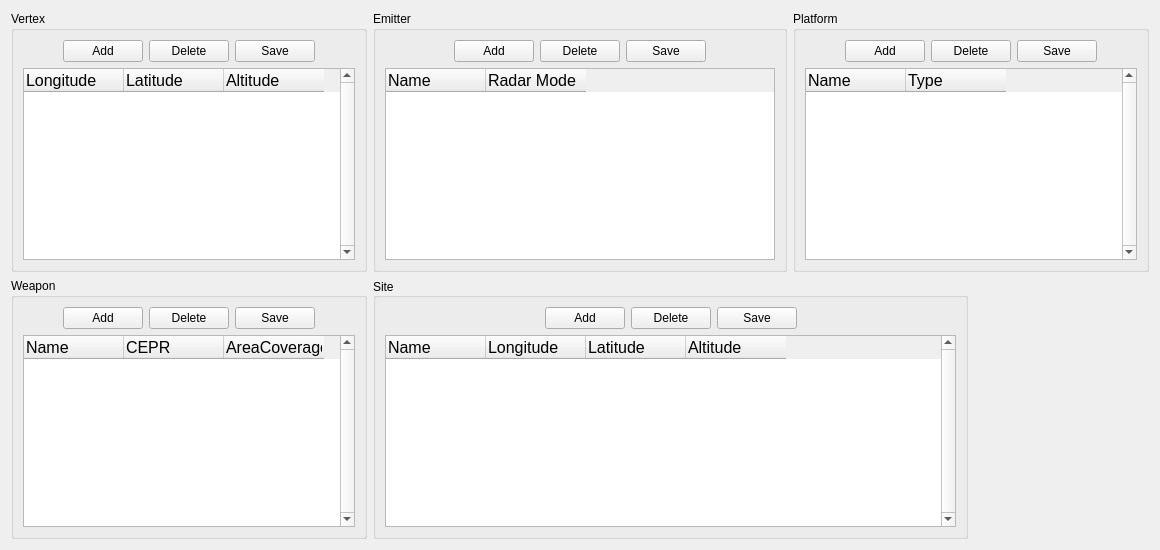
        <widget class="QWidget" name="tab">
         <property name="layoutDirection">
          <enum>Qt::LeftToRight</enum>
         </property>
         <property name="autoFillBackground">
          <bool>true</bool>
         </property>
         <attribute name="title">
          <string>Scenario</string>
         </attribute>
         <layout class="QVBoxLayout" name="verticalLayout_14">
          <item>
           <layout class="QGridLayout" name="gridLayout">
            <item row="1" column="0">
             <widget class="QGroupBox" name="groupBox_7">
              <property name="title">
               <string>Weapon</string>
              </property>
              <layout class="QVBoxLayout" name="verticalLayout_8">
               <item>
                <layout class="QVBoxLayout" name="verticalLayout_5">
                 <item>
                  <layout class="QHBoxLayout" name="horizontalLayout">
                   <item>
                    <spacer name="horizontalSpacer_3">
                     <property name="orientation">
                      <enum>Qt::Horizontal</enum>
                     </property>
                     <property name="sizeHint" stdset="0">
                      <size>
                       <width>40</width>
                       <height>20</height>
                      </size>
                     </property>
                    </spacer>
                   </item>
                   <item>
                    <widget class="QPushButton" name="pushButton_WaddRow">
                     <property name="text">
                      <string>Add</string>
                     </property>
                    </widget>
                   </item>
                   <item>
                    <widget class="QPushButton" name="pushButton_WdelRow">
                     <property name="text">
                      <string>Delete</string>
                     </property>
                    </widget>
                   </item>
                   <item>
                    <widget class="QPushButton" name="pushButton_Wsave">
                     <property name="text">
                      <string>Save</string>
                     </property>
                    </widget>
                   </item>
                   <item>
                    <spacer name="horizontalSpacer_4">
                     <property name="orientation">
                      <enum>Qt::Horizontal</enum>
                     </property>
                     <property name="sizeHint" stdset="0">
                      <size>
                       <width>40</width>
                       <height>20</height>
                      </size>
                     </property>
                    </spacer>
                   </item>
                  </layout>
                 </item>
                 <item>
                  <widget class="QTableWidget" name="tableWidget_Weapon">
                   <property name="font">
                    <font>
                     <family>Arial</family>
                     <pointsize>12</pointsize>
                    </font>
                   </property>
                   <property name="layoutDirection">
                    <enum>Qt::LeftToRight</enum>
                   </property>
                   <property name="lineWidth">
                    <number>0</number>
                   </property>
                   <property name="verticalScrollBarPolicy">
                    <enum>Qt::ScrollBarAlwaysOn</enum>
                   </property>
                   <property name="horizontalScrollBarPolicy">
                    <enum>Qt::ScrollBarAsNeeded</enum>
                   </property>
                   <property name="dragEnabled">
                    <bool>true</bool>
                   </property>
                   <property name="selectionBehavior">
                    <enum>QAbstractItemView::SelectItems</enum>
                   </property>
                   <property name="textElideMode">
                    <enum>Qt::ElideMiddle</enum>
                   </property>
                   <attribute name="horizontalHeaderCascadingSectionResizes">
                    <bool>false</bool>
                   </attribute>
                   <column>
                    <property name="text">
                     <string>Name</string>
                    </property>
                    <property name="textAlignment">
                     <set>AlignJustify|AlignVCenter</set>
                    </property>
                   </column>
                   <column>
                    <property name="text">
                     <string>CEPR</string>
                    </property>
                    <property name="textAlignment">
                     <set>AlignJustify|AlignVCenter</set>
                    </property>
                   </column>
                   <column>
                    <property name="text">
                     <string>AreaCoverage</string>
                    </property>
                    <property name="textAlignment">
                     <set>AlignJustify|AlignVCenter</set>
                    </property>
                   </column>
                  </widget>
                 </item>
                </layout>
               </item>
              </layout>
             </widget>
            </item>
            <item row="1" column="1" colspan="2">
             <widget class="QGroupBox" name="groupBox_4">
              <property name="sizePolicy">
               <sizepolicy hsizetype="Expanding" vsizetype="Expanding">
                <horstretch>0</horstretch>
                <verstretch>0</verstretch>
               </sizepolicy>
              </property>
              <property name="minimumSize">
               <size>
                <width>420</width>
                <height>0</height>
               </size>
              </property>
              <property name="baseSize">
               <size>
                <width>400</width>
                <height>0</height>
               </size>
              </property>
              <property name="title">
               <string>Site</string>
              </property>
              <property name="alignment">
               <set>Qt::AlignLeading|Qt::AlignLeft|Qt::AlignVCenter</set>
              </property>
              <layout class="QVBoxLayout" name="verticalLayout_7">
               <item>
                <layout class="QVBoxLayout" name="verticalLayout_6">
                 <item>
                  <layout class="QHBoxLayout" name="horizontalLayout_2">
                   <item>
                    <spacer name="horizontalSpacer_5">
                     <property name="orientation">
                      <enum>Qt::Horizontal</enum>
                     </property>
                     <property name="sizeHint" stdset="0">
                      <size>
                       <width>40</width>
                       <height>20</height>
                      </size>
                     </property>
                    </spacer>
                   </item>
                   <item>
                    <widget class="QPushButton" name="pushButton_SaddRow">
                     <property name="text">
                      <string>Add</string>
                     </property>
                    </widget>
                   </item>
                   <item>
                    <widget class="QPushButton" name="pushButton_SdelRow">
                     <property name="text">
                      <string>Delete</string>
                     </property>
                    </widget>
                   </item>
                   <item>
                    <widget class="QPushButton" name="pushButton_Ssave">
                     <property name="text">
                      <string>Save</string>
                     </property>
                    </widget>
                   </item>
                   <item>
                    <spacer name="horizontalSpacer_6">
                     <property name="orientation">
                      <enum>Qt::Horizontal</enum>
                     </property>
                     <property name="sizeHint" stdset="0">
                      <size>
                       <width>40</width>
                       <height>20</height>
                      </size>
                     </property>
                    </spacer>
                   </item>
                  </layout>
                 </item>
                 <item>
                  <widget class="QTableWidget" name="tableWidget_Site">
                   <property name="font">
                    <font>
                     <family>Arial</family>
                     <pointsize>12</pointsize>
                    </font>
                   </property>
                   <property name="layoutDirection">
                    <enum>Qt::LeftToRight</enum>
                   </property>
                   <property name="lineWidth">
                    <number>0</number>
                   </property>
                   <property name="verticalScrollBarPolicy">
                    <enum>Qt::ScrollBarAlwaysOn</enum>
                   </property>
                   <property name="horizontalScrollBarPolicy">
                    <enum>Qt::ScrollBarAsNeeded</enum>
                   </property>
                   <property name="dragEnabled">
                    <bool>true</bool>
                   </property>
                   <property name="selectionBehavior">
                    <enum>QAbstractItemView::SelectItems</enum>
                   </property>
                   <property name="textElideMode">
                    <enum>Qt::ElideMiddle</enum>
                   </property>
                   <attribute name="horizontalHeaderCascadingSectionResizes">
                    <bool>false</bool>
                   </attribute>
                   <column>
                    <property name="text">
                     <string>Name</string>
                    </property>
                    <property name="textAlignment">
                     <set>AlignJustify|AlignVCenter</set>
                    </property>
                   </column>
                   <column>
                    <property name="text">
                     <string>Longitude</string>
                    </property>
                    <property name="textAlignment">
                     <set>AlignJustify|AlignVCenter</set>
                    </property>
                   </column>
                   <column>
                    <property name="text">
                     <string>Latitude</string>
                    </property>
                    <property name="textAlignment">
                     <set>AlignJustify|AlignVCenter</set>
                    </property>
                   </column>
                   <column>
                    <property name="text">
                     <string>Altitude</string>
                    </property>
                    <property name="textAlignment">
                     <set>AlignJustify|AlignVCenter</set>
                    </property>
                   </column>
                  </widget>
                 </item>
                </layout>
               </item>
              </layout>
             </widget>
            </item>
            <item row="0" column="2" colspan="2">
             <widget class="QGroupBox" name="groupBox_2">
              <property name="title">
               <string>Platform</string>
              </property>
              <layout class="QVBoxLayout" name="verticalLayout_10">
               <item>
                <layout class="QVBoxLayout" name="verticalLayout_4">
                 <item>
                  <layout class="QHBoxLayout" name="horizontalLayout_5">
                   <item>
                    <spacer name="horizontalSpacer_11">
                     <property name="orientation">
                      <enum>Qt::Horizontal</enum>
                     </property>
                     <property name="sizeHint" stdset="0">
                      <size>
                       <width>40</width>
                       <height>20</height>
                      </size>
                     </property>
                    </spacer>
                   </item>
                   <item>
                    <widget class="QPushButton" name="pushButton_PaddRow">
                     <property name="text">
                      <string>Add</string>
                     </property>
                    </widget>
                   </item>
                   <item>
                    <widget class="QPushButton" name="pushButton_PdelRow">
                     <property name="text">
                      <string>Delete</string>
                     </property>
                    </widget>
                   </item>
                   <item>
                    <widget class="QPushButton" name="pushButton_Psave">
                     <property name="text">
                      <string>Save</string>
                     </property>
                    </widget>
                   </item>
                   <item>
                    <spacer name="horizontalSpacer_12">
                     <property name="orientation">
                      <enum>Qt::Horizontal</enum>
                     </property>
                     <property name="sizeHint" stdset="0">
                      <size>
                       <width>40</width>
                       <height>20</height>
                      </size>
                     </property>
                    </spacer>
                   </item>
                  </layout>
                 </item>
                 <item>
                  <widget class="QTableWidget" name="tableWidget_Platform">
                   <property name="font">
                    <font>
                     <family>Arial</family>
                     <pointsize>12</pointsize>
                    </font>
                   </property>
                   <property name="layoutDirection">
                    <enum>Qt::LeftToRight</enum>
                   </property>
                   <property name="lineWidth">
                    <number>0</number>
                   </property>
                   <property name="verticalScrollBarPolicy">
                    <enum>Qt::ScrollBarAlwaysOn</enum>
                   </property>
                   <property name="horizontalScrollBarPolicy">
                    <enum>Qt::ScrollBarAsNeeded</enum>
                   </property>
                   <property name="dragEnabled">
                    <bool>true</bool>
                   </property>
                   <property name="selectionBehavior">
                    <enum>QAbstractItemView::SelectItems</enum>
                   </property>
                   <property name="textElideMode">
                    <enum>Qt::ElideMiddle</enum>
                   </property>
                   <attribute name="horizontalHeaderCascadingSectionResizes">
                    <bool>false</bool>
                   </attribute>
                   <column>
                    <property name="text">
                     <string>Name</string>
                    </property>
                    <property name="textAlignment">
                     <set>AlignJustify|AlignVCenter</set>
                    </property>
                   </column>
                   <column>
                    <property name="text">
                     <string>Type</string>
                    </property>
                    <property name="textAlignment">
                     <set>AlignJustify|AlignVCenter</set>
                    </property>
                   </column>
                  </widget>
                 </item>
                </layout>
               </item>
              </layout>
             </widget>
            </item>
            <item row="0" column="0">
             <widget class="QGroupBox" name="groupBox">
              <property name="title">
               <string>Vertex</string>
              </property>
              <layout class="QVBoxLayout" name="verticalLayout_9">
               <item>
                <layout class="QVBoxLayout" name="verticalLayout_2">
                 <item>
                  <layout class="QHBoxLayout" name="horizontalLayout_3">
                   <item>
                    <spacer name="horizontalSpacer_7">
                     <property name="orientation">
                      <enum>Qt::Horizontal</enum>
                     </property>
                     <property name="sizeHint" stdset="0">
                      <size>
                       <width>40</width>
                       <height>20</height>
                      </size>
                     </property>
                    </spacer>
                   </item>
                   <item>
                    <widget class="QPushButton" name="pushButton_VaddRow">
                     <property name="text">
                      <string>Add</string>
                     </property>
                    </widget>
                   </item>
                   <item>
                    <widget class="QPushButton" name="pushButton_VdelRow">
                     <property name="text">
                      <string>Delete</string>
                     </property>
                    </widget>
                   </item>
                   <item>
                    <widget class="QPushButton" name="pushButton_Vsave">
                     <property name="text">
                      <string>Save</string>
                     </property>
                    </widget>
                   </item>
                   <item>
                    <spacer name="horizontalSpacer_8">
                     <property name="orientation">
                      <enum>Qt::Horizontal</enum>
                     </property>
                     <property name="sizeHint" stdset="0">
                      <size>
                       <width>40</width>
                       <height>20</height>
                      </size>
                     </property>
                    </spacer>
                   </item>
                  </layout>
                 </item>
                 <item>
                  <widget class="QTableWidget" name="tableWidget_Vertex">
                   <property name="font">
                    <font>
                     <family>Arial</family>
                     <pointsize>12</pointsize>
                    </font>
                   </property>
                   <property name="layoutDirection">
                    <enum>Qt::LeftToRight</enum>
                   </property>
                   <property name="autoFillBackground">
                    <bool>false</bool>
                   </property>
                   <property name="lineWidth">
                    <number>0</number>
                   </property>
                   <property name="verticalScrollBarPolicy">
                    <enum>Qt::ScrollBarAlwaysOn</enum>
                   </property>
                   <property name="horizontalScrollBarPolicy">
                    <enum>Qt::ScrollBarAsNeeded</enum>
                   </property>
                   <property name="dragEnabled">
                    <bool>true</bool>
                   </property>
                   <property name="selectionBehavior">
                    <enum>QAbstractItemView::SelectItems</enum>
                   </property>
                   <property name="textElideMode">
                    <enum>Qt::ElideMiddle</enum>
                   </property>
                   <attribute name="horizontalHeaderCascadingSectionResizes">
                    <bool>false</bool>
                   </attribute>
                   <column>
                    <property name="text">
                     <string>Longitude</string>
                    </property>
                    <property name="textAlignment">
                     <set>AlignJustify|AlignVCenter</set>
                    </property>
                   </column>
                   <column>
                    <property name="text">
                     <string>Latitude</string>
                    </property>
                    <property name="textAlignment">
                     <set>AlignJustify|AlignVCenter</set>
                    </property>
                   </column>
                   <column>
                    <property name="text">
                     <string>Altitude</string>
                    </property>
                    <property name="textAlignment">
                     <set>AlignJustify|AlignVCenter</set>
                    </property>
                   </column>
                  </widget>
                 </item>
                </layout>
               </item>
              </layout>
             </widget>
            </item>
            <item row="0" column="1">
             <widget class="QGroupBox" name="groupBox_3">
              <property name="title">
               <string>Emitter</string>
              </property>
              <layout class="QVBoxLayout" name="verticalLayout_11">
               <item>
                <layout class="QVBoxLayout" name="verticalLayout_3">
                 <item>
                  <layout class="QHBoxLayout" name="horizontalLayout_4">
                   <item>
                    <spacer name="horizontalSpacer_9">
                     <property name="orientation">
                      <enum>Qt::Horizontal</enum>
                     </property>
                     <property name="sizeHint" stdset="0">
                      <size>
                       <width>40</width>
                       <height>20</height>
                      </size>
                     </property>
                    </spacer>
                   </item>
                   <item>
                    <widget class="QPushButton" name="pushButton_EaddRow">
                     <property name="text">
                      <string>Add</string>
                     </property>
                    </widget>
                   </item>
                   <item>
                    <widget class="QPushButton" name="pushButton_EdeRow">
                     <property name="text">
                      <string>Delete</string>
                     </property>
                    </widget>
                   </item>
                   <item>
                    <widget class="QPushButton" name="pushButton_Esave">
                     <property name="text">
                      <string>Save</string>
                     </property>
                    </widget>
                   </item>
                   <item>
                    <spacer name="horizontalSpacer_10">
                     <property name="orientation">
                      <enum>Qt::Horizontal</enum>
                     </property>
                     <property name="sizeHint" stdset="0">
                      <size>
                       <width>40</width>
                       <height>20</height>
                      </size>
                     </property>
                    </spacer>
                   </item>
                  </layout>
                 </item>
                 <item>
                  <widget class="QTableWidget" name="tableWidget_Emitter">
                   <property name="font">
                    <font>
                     <family>Arial</family>
                     <pointsize>12</pointsize>
                    </font>
                   </property>
                   <column>
                    <property name="text">
                     <string>Name</string>
                    </property>
                    <property name="textAlignment">
                     <set>AlignJustify|AlignVCenter</set>
                    </property>
                   </column>
                   <column>
                    <property name="text">
                     <string>Radar Mode</string>
                    </property>
                    <property name="textAlignment">
                     <set>AlignJustify|AlignVCenter</set>
                    </property>
                   </column>
                  </widget>
                 </item>
                </layout>
               </item>
              </layout>
             </widget>
            </item>
           </layout>
          </item>
         </layout>
        </widget>
